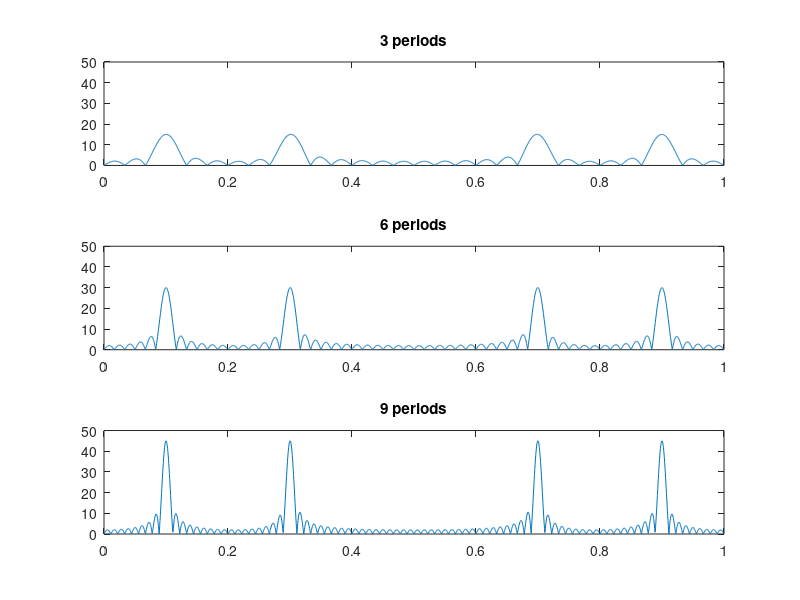

Write the MATLAB code that produced this figure.
clc;
clear all;
close all;
n=[0:29];
x1=cos(2*pi*n*0.1)+cos(2*pi*n*0.3);
x2=[x1 x1];
x3=[x1 x1 x1];
N=2048;
X1=abs(fft(x1,N));
X2=abs(fft(x2,N));
X3=abs(fft(x3,N));
F=[0 : N-1]/N;
subplot(3,1,1)
plot(F,X1),title('3 periods'),axis([0 1 0 50])
subplot(3,1,2)
plot(F,X2),title('6 periods'),axis([0 1 0 50])
subplot(3,1,3)
plot(F,X3),title('9 periods'),axis([0 1 0 50])

%By increasing the periods, the bandwidth of the spectrum decreases